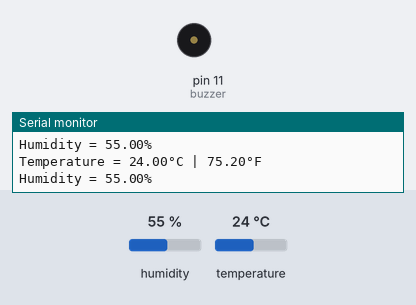
A sketch run on a simulated Arduino Uno, built with avr-gcc and run on an emulated ATmega328P. On the bench: buzzer (waves = sounding, pin HIGH), the last lines printed to the serial monitor. Inputs (shaded band) come from the test bench; at power-on: temperature 24 °C, humidity 55 %.

Above: at 2.8 s.
2.9 s: temperature set to 32 °C
7.2 s: temperature set to 35 °C
At 10.7 s:
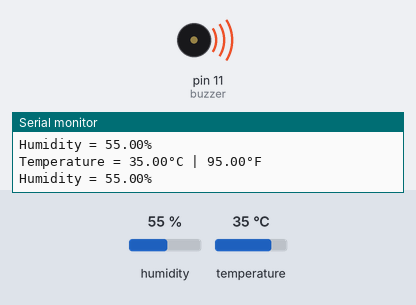
11.6 s: temperature set to 12 °C
At 15.3 s:
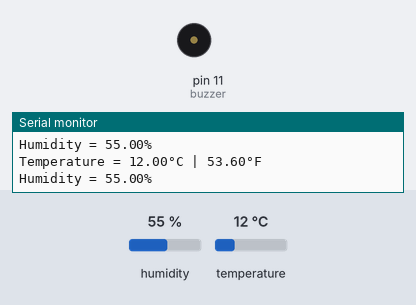
15.6 s: temperature set to 41 °C
At 19.2 s:
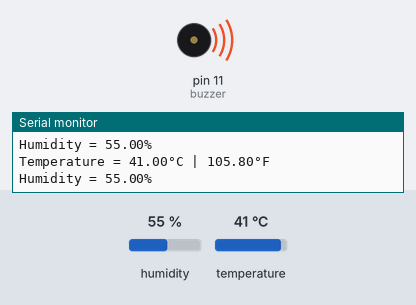
Timing chart, 0 to 20.7 s (numbered marks = the images above; inputs shaded):
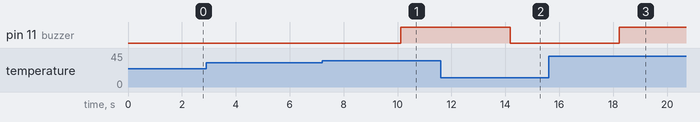

Measured:
- the behaviour switches between 33 and 34 °C on temperature (found by bisection; images 0 and 1)
- after the input at 7.2 s, pin 11 (buzzer): LOW → HIGH after 2.9 s
- after the input at 11.6 s, pin 11 (buzzer): HIGH → LOW after 2.6 s
- after the input at 15.6 s, pin 11 (buzzer): LOW → HIGH after 2.6 s

The sketch:

DHT11_temperture_alarm.ino
```cpp
const int buzzer = 11;

#include <dht.h>        // Include library
#define outPin 7       // Defines pin number to which the sensor is connected

dht DHT;                // Creates a DHT object


void setup() {
  pinMode(buzzer, OUTPUT);
  Serial.begin(9600);


}

void loop() {
int readData = DHT.read11(outPin);

	float t = DHT.temperature;        // Read temperature
	float h = DHT.humidity;           // Read humidity

	Serial.print("Temperature = ");
	Serial.print(t);
	Serial.print("°C | ");
	Serial.print((t*9.0)/5.0+32.0);        // Convert celsius to fahrenheit
	Serial.println("°F ");
	Serial.print("Humidity = ");
	Serial.print(h);
	Serial.println("% ");
	Serial.println("");
  delay(2000); // wait two seconds
  if(t>=34.00)
  {
      digitalWrite(buzzer, HIGH);
  }
 // wait two seconds
  else
  {
      digitalWrite(buzzer, LOW);
  }

}
```
